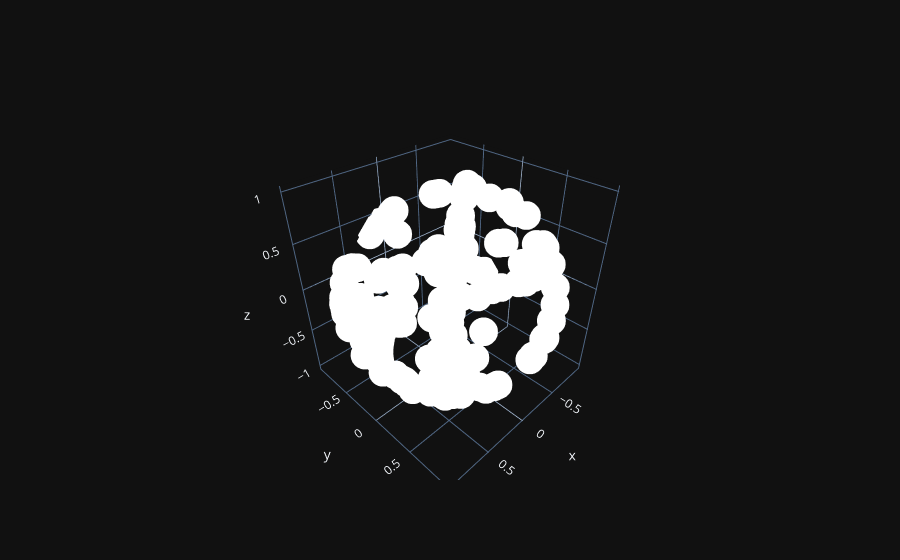

Notebook cell for this chart:
### Code cell
normalization = np.linalg.norm(data_satellite, axis=1)[:, np.newaxis]
data_satellite_norm = data_satellite / normalization

fig = go.Figure(data=[go.Scatter3d(x=data_satellite_norm[:,0], y=data_satellite_norm[:,1], z=data_satellite_norm[:,2],
                                   mode='markers',name="Satellite", marker={"size":10, "color":"white"})])

fig.show()

### Figure 1 — Plotly figure (JSON) as saved in the notebook; plotly's stock layout.template omitted (floating-point values rounded to 4 significant figures; data arrays with more than 128 entries replaced by an {"elided": "..."} marker saying what was removed)
{"data": [{"marker": {"color": "white", "size": 10}, "mode": "markers", "name": "Satellite", "x": {"elided": "203 float values"}, "y": {"elided": "203 float values"}, "z": {"elided": "203 float values"}, "type": "scatter3d"}], "layout": {}}
